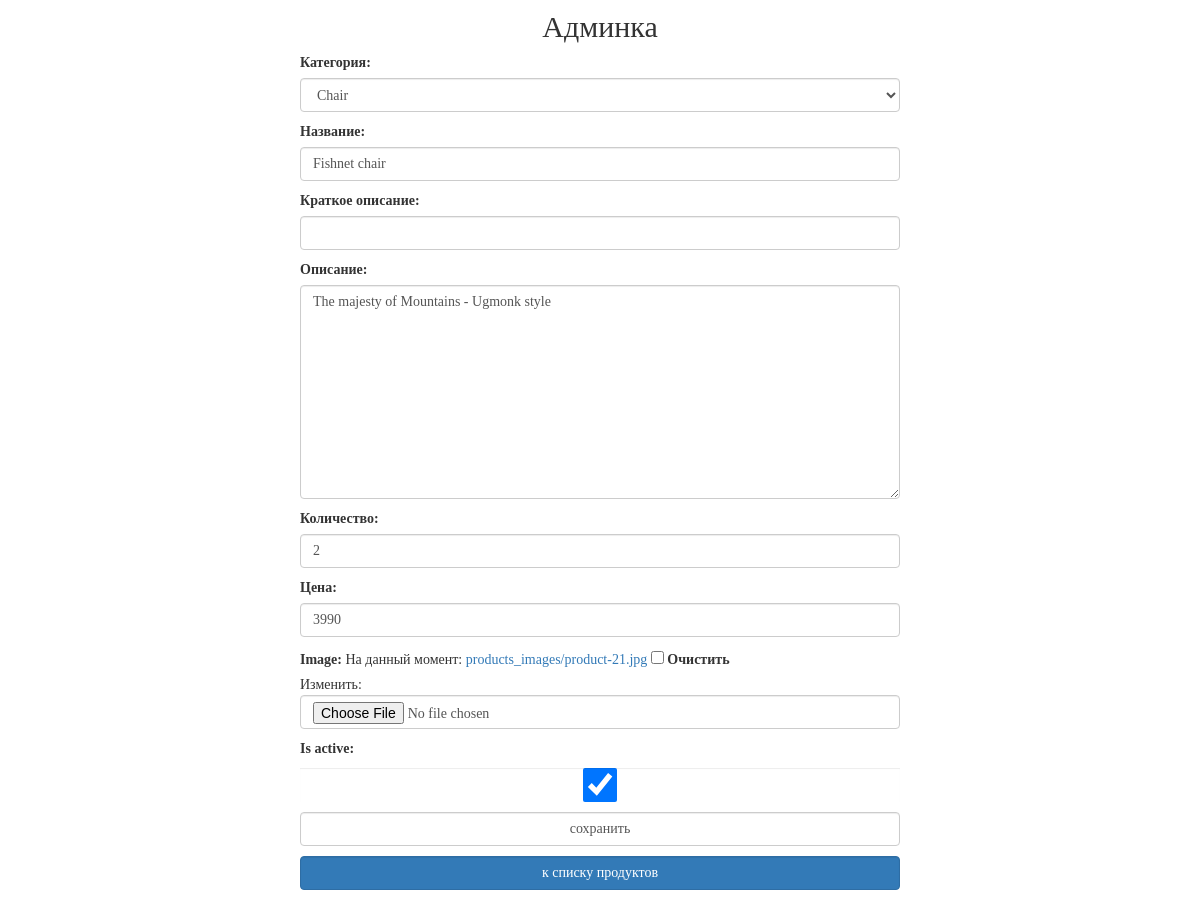
The page /my/admin/product/update/1/ (signed in) on the database as committed earlier.
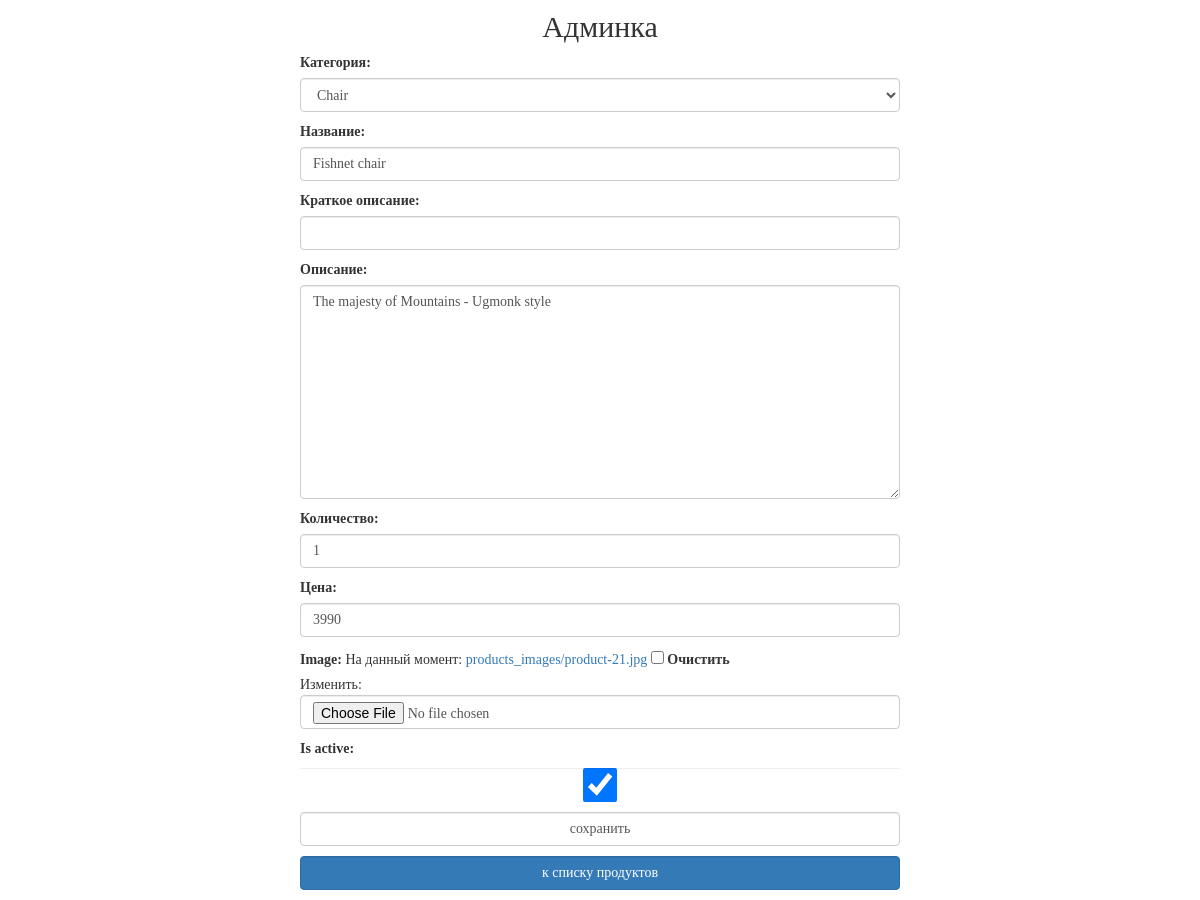
The same page on the database as committed later.
### mainapp/models.py (models this page shows, shortened)
class Product(models.Model):
    category = models.ForeignKey(ProductCategory, on_delete=models.PROTECT, verbose_name='Категория')
    name = models.CharField('Название', max_length=128)
    short_description = models.CharField('Краткое описание', max_length=128, blank=True)
    description = models.TextField('Описание', blank=True)
    quantity = models.PositiveIntegerField('Количество', default=0)
    price = models.DecimalField('Цена', max_digits=10, decimal_places=0, default=0)
    image = models.ImageField(upload_to='products_images', blank=True)
    is_active = models.BooleanField(default=True, db_index=True)
    created_at = models.DateTimeField('Дата создания', auto_now_add=True)
    updated_at = models.DateTimeField('Дата обновления', auto_now=True)

### adminapp/views.py (the view)
# urls.py: path('product/update/<int:pk>/', adminapp.ProductUpdateView.as_view(), name='product_update'),
class ProductUpdateView(SuperUserOnlyMixin, PageTitleMixin, UpdateView):
    model = Product
    success_url = reverse_lazy('my_admin:categories')
    form_class = AdminProductUpdateForm
    page_title = 'Продукты/редактирование'

### adminapp/forms.py
class AdminProductUpdateForm(forms.ModelForm):
    class Meta:
        model = Product
        fields = '__all__'
    def __init__(self, *args, **kwargs):
        super().__init__(*args, **kwargs)
        for field_name, field in self.fields.items():
            field.widget.attrs['class'] = 'form-control'

### adminapp/views.py (called while the page is built)
    @method_decorator(user_passes_test(lambda x: x.is_superuser))
    def dispatch(self, request, *args, **kwargs):
        return super().dispatch(request, *args, **kwargs)

    def get_context_data(self, **kwargs):
        context = super().get_context_data(**kwargs)
        context['title'] = self.page_title
        return context

### basketapp/context_processors.py (called while the page is built)
def basket(request):
    if request.user.is_authenticated:
        basket = request.user.basket.select_related('product', 'product__category').all()
    else:
        basket = []
    return {
        'basket': basket,
    }

### mainapp/models.py (called while the page is built)
    def __str__(self):
        return f'{self.name}'

### adminapp/templates/mainapp/product_form.html (shortened to what this page needs)
{% extends 'adminapp/base.html' %}
{% load static %}
{% block container %}
    <div class="new_category_form">
        <form class="form-horizontal" method="post" enctype="multipart/form-data">
            {{ form.as_p }}
            <input class="form-control" type="submit" value="сохранить">
        </form>
        {% if not object.category.pk %}
            <a href="{% url 'my_admin:categories' %}"
               class="btn btn-primary form-control last">
                к списку категорий
            </a>
        {% else %}
            <a href="{% url 'my_admin:category_products_list' object.category.pk %}"
               class="btn btn-primary form-control last">
                к списку продуктов
            </a>
        {% endif %}
    </div>
{% endblock %}

Rows that differ between the two databases and show on the page:
changed Product "Chair": quantity "2" → "1"
